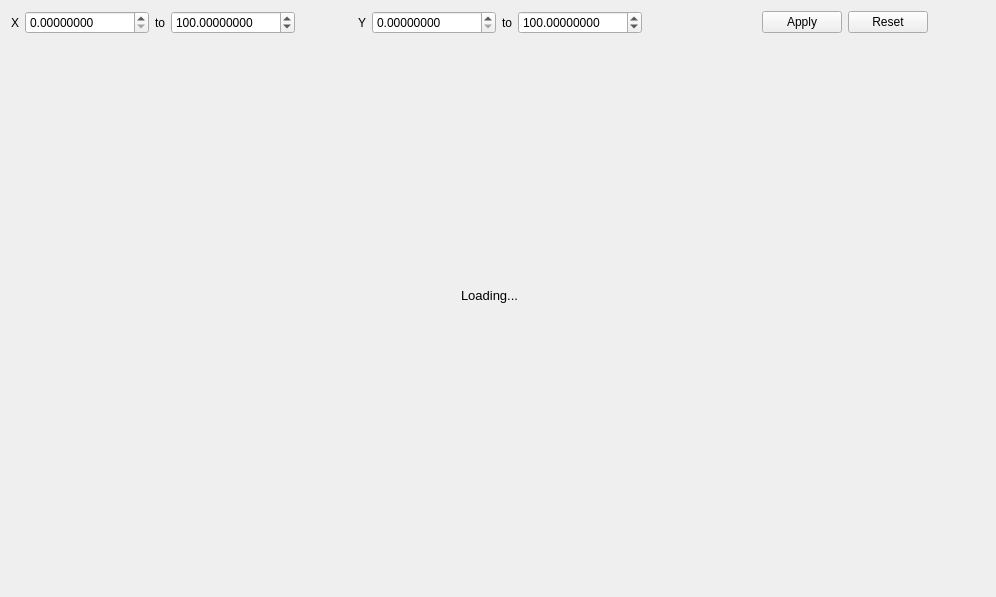
<?xml version="1.0" encoding="UTF-8"?>
<ui version="4.0">
 <class>Form</class>
 <widget class="QWidget" name="Form">
  <property name="geometry">
   <rect>
    <x>0</x>
    <y>0</y>
    <width>996</width>
    <height>597</height>
   </rect>
  </property>
  <property name="windowTitle">
   <string>Graph</string>
  </property>
  <layout class="QGridLayout" name="gridLayout">
   <item row="3" column="0" colspan="9">
    <layout class="QVBoxLayout" name="verticalLayout">
     <property name="sizeConstraint">
      <enum>QLayout::SetNoConstraint</enum>
     </property>
     <item>
      <widget class="QWidget" name="graph_container" native="true">
       <property name="sizePolicy">
        <sizepolicy hsizetype="Expanding" vsizetype="Expanding">
         <horstretch>0</horstretch>
         <verstretch>0</verstretch>
        </sizepolicy>
       </property>
       <widget class="QLabel" name="loading_label">
        <property name="geometry">
         <rect>
          <x>450</x>
          <y>230</y>
          <width>71</width>
          <height>51</height>
         </rect>
        </property>
        <property name="font">
         <font>
          <pointsize>10</pointsize>
         </font>
        </property>
        <property name="text">
         <string>Loading...</string>
        </property>
        <property name="textFormat">
         <enum>Qt::PlainText</enum>
        </property>
        <property name="wordWrap">
         <bool>true</bool>
        </property>
       </widget>
      </widget>
     </item>
    </layout>
   </item>
   <item row="2" column="7">
    <widget class="QPushButton" name="reset">
     <property name="font">
      <font>
       <pointsize>9</pointsize>
      </font>
     </property>
     <property name="text">
      <string>Reset</string>
     </property>
    </widget>
   </item>
   <item row="2" column="6">
    <widget class="QPushButton" name="set_viewport">
     <property name="font">
      <font>
       <pointsize>9</pointsize>
      </font>
     </property>
     <property name="text">
      <string>Apply</string>
     </property>
    </widget>
   </item>
   <item row="2" column="0">
    <layout class="QHBoxLayout" name="horizontalLayout">
     <item>
      <widget class="QLabel" name="label_2">
       <property name="font">
        <font>
         <pointsize>9</pointsize>
        </font>
       </property>
       <property name="text">
        <string>X</string>
       </property>
       <property name="alignment">
        <set>Qt::AlignRight|Qt::AlignTrailing|Qt::AlignVCenter</set>
       </property>
      </widget>
     </item>
     <item>
      <widget class="QDoubleSpinBox" name="xmin">
       <property name="font">
        <font>
         <pointsize>9</pointsize>
        </font>
       </property>
       <property name="decimals">
        <number>8</number>
       </property>
       <property name="maximum">
        <double>9007199254740992.000000000000000</double>
       </property>
      </widget>
     </item>
     <item>
      <widget class="QLabel" name="label">
       <property name="font">
        <font>
         <pointsize>9</pointsize>
        </font>
       </property>
       <property name="text">
        <string>to</string>
       </property>
      </widget>
     </item>
     <item>
      <widget class="QDoubleSpinBox" name="xmax">
       <property name="font">
        <font>
         <pointsize>9</pointsize>
        </font>
       </property>
       <property name="decimals">
        <number>8</number>
       </property>
       <property name="maximum">
        <double>9007199254740992.000000000000000</double>
       </property>
       <property name="value">
        <double>100.000000000000000</double>
       </property>
      </widget>
     </item>
    </layout>
   </item>
   <item row="2" column="2" colspan="2">
    <layout class="QHBoxLayout" name="horizontalLayout_2">
     <item>
      <widget class="QLabel" name="label_4">
       <property name="font">
        <font>
         <pointsize>9</pointsize>
        </font>
       </property>
       <property name="text">
        <string>Y</string>
       </property>
       <property name="alignment">
        <set>Qt::AlignRight|Qt::AlignTrailing|Qt::AlignVCenter</set>
       </property>
      </widget>
     </item>
     <item>
      <widget class="QDoubleSpinBox" name="ymin">
       <property name="font">
        <font>
         <pointsize>9</pointsize>
        </font>
       </property>
       <property name="decimals">
        <number>8</number>
       </property>
       <property name="maximum">
        <double>9007199254740992.000000000000000</double>
       </property>
      </widget>
     </item>
     <item>
      <widget class="QLabel" name="label_3">
       <property name="font">
        <font>
         <pointsize>9</pointsize>
        </font>
       </property>
       <property name="text">
        <string>to</string>
       </property>
      </widget>
     </item>
     <item>
      <widget class="QDoubleSpinBox" name="ymax">
       <property name="font">
        <font>
         <pointsize>9</pointsize>
        </font>
       </property>
       <property name="decimals">
        <number>8</number>
       </property>
       <property name="maximum">
        <double>9007199254740992.000000000000000</double>
       </property>
       <property name="value">
        <double>100.000000000000000</double>
       </property>
      </widget>
     </item>
    </layout>
   </item>
  </layout>
 </widget>
 <resources/>
 <connections/>
</ui>
